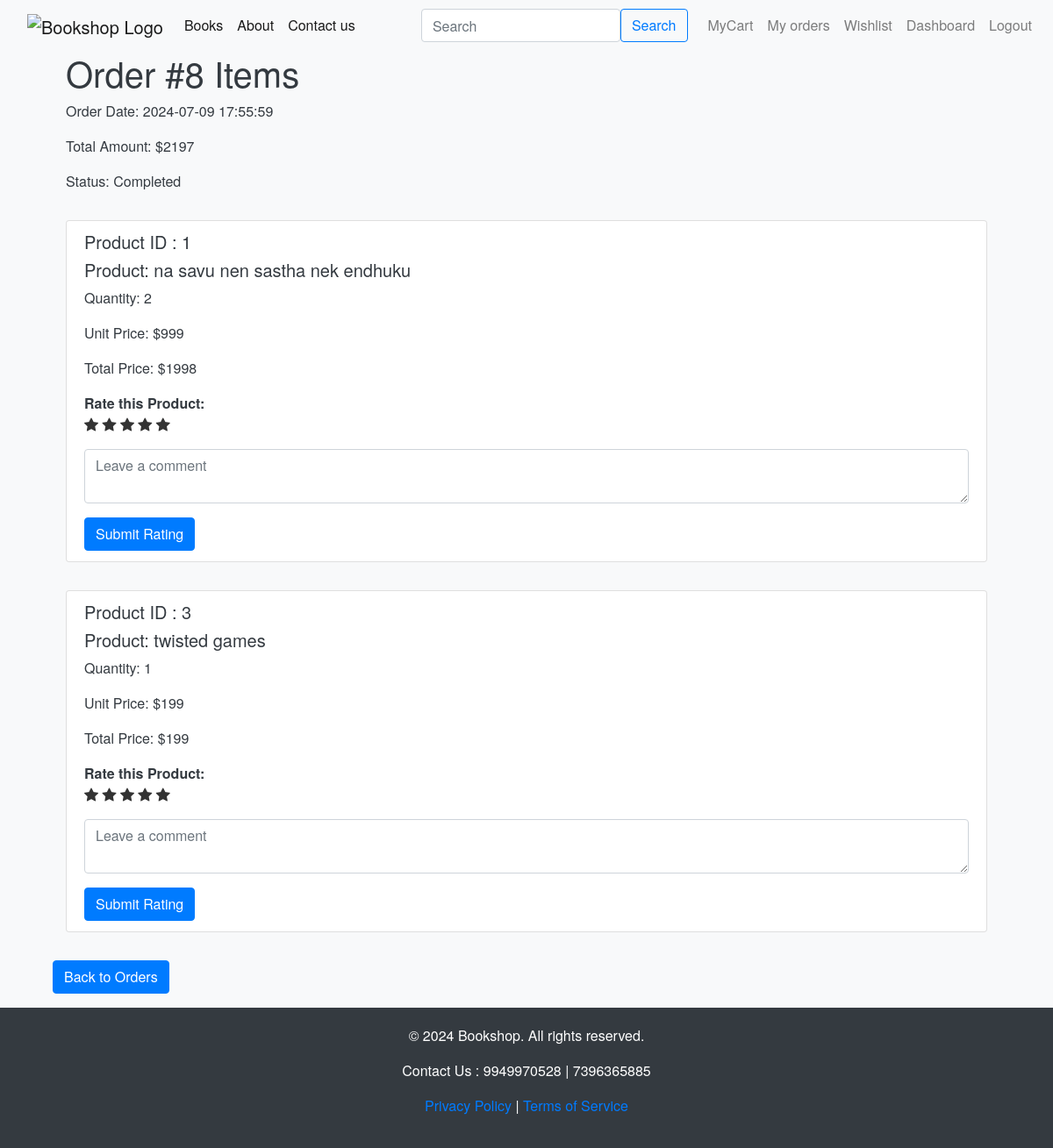
The page /order_items/8 (signed in) on the database its author committed.
### app.py (models this page shows)
class Orders(db.Model):
    __tablename__='orders'
    OrderID= db.Column(db.Integer, primary_key=True)
    UserID= db.Column(db.Integer,db.ForeignKey('users.UserID'), nullable=False)
    OrderDate= db.Column(db.DateTime, nullable=False)
    TotalAmount= db.Column(db.Integer,nullable=False)
    ShippingAddressID= db.Column(db.Integer,db.ForeignKey('addresses.AddressID'),nullable=False)
    BillingAddressID= db.Column(db.Integer,db.ForeignKey('addresses.AddressID'),nullable=False)
    OrderStatus= db.Column(db.String(20),nullable=False)

class OrderItems(db.Model):
    __tablename__='orderitems'
    OrderItemID= db.Column(db.Integer, primary_key=True)
    OrderID= db.Column(db.Integer,db.ForeignKey('orders.OrderID'), nullable=False)
    ProductID= db.Column(db.Integer,db.ForeignKey('products.ProductID'), nullable=False)
    Quantity= db.Column(db.Integer, nullable=False)
    UnitPrice= db.Column(db.Integer, nullable=False)

class Products(db.Model):
    __tablename__ = 'products'
    ProductID = db.Column(db.Integer, primary_key=True)
    ProductName= db.Column(db.String(50), nullable=False)
    Author= db.Column(db.String(30), nullable=False)
    Description= db.Column(db.String(100), nullable=False)
    Price= db.Column(db.Integer, nullable=False)
    StockQuantity= db.Column(db.Integer,nullable=False)
    CategoryID= db.Column(db.Integer,db.ForeignKey('categories.CategoryID'), nullable=False )
    MerchantID = db.Column(db.Integer, db.ForeignKey('users.UserID'), nullable=False)
    ProductImage = db.Column(db.String(100), nullable=False)

### app.py (the view, shortened to what this page needs)
@app.route('/order_items/<int:order_id>', methods=['GET', 'POST'])
def order_items(order_id):
    if 'user_id' not in session:
        flash('Please log in first!', 'danger')
        return redirect(url_for('login'))
    order = Orders.query.get_or_404(order_id)
    order_items = OrderItems.query.filter_by(OrderID=order_id).all()
    product_details = {item.ProductID: Products.query.get(item.ProductID) for item in order_items}
    return render_template('order_items.html', order=order, order_items=order_items, product_details=product_details)

### templates/order_items.html (shortened to what this page needs)
{% extends 'base.html' %}
{% block body %}
<div class="container">
    <div class="container">
        <h1>Order #{{ order.OrderID }} Items</h1>
        <p>Order Date: {{ order.OrderDate.strftime('%Y-%m-%d %H:%M:%S') }}</p>
        <p>Total Amount: ${{ order.TotalAmount }}</p>
        <p>Status: {{ order.OrderStatus }}</p>
    </div>
    {% if order_items %}
    <div class="container">
        <ul class="list-group">
            {% for item in order_items %}
            <div class="my-3">
                <li class="list-group-item">
                    <h5>Product ID : {{item.ProductID}}</h5>
                    <h5>Product: {{ product_details[item.ProductID].ProductName }}</h5>
                    <p>Quantity: {{ item.Quantity }}</p>
                    <p>Unit Price: ${{ item.UnitPrice }}</p>
                    <p>Total Price: ${{ item.Quantity * item.UnitPrice }}</p>
                    <strong>Rate this Product:</strong>
                    <form action="{{ url_for('order_items', order_id=order.OrderID) }}" method="post">
                        <div class="star-rating">
                            {% for i in range(1, 6) %}
                            <label for="star{{ i }}-{{ item.OrderItemID }}"><i class="bi bi-star-fill"></i></label>
                            {% endfor %}
                        </div>
                        <div class="form-group mt-2">
                            <textarea class="form-control" name="comment" placeholder="Leave a comment"></textarea>
                        </div>
                        <button type="submit" class="btn btn-primary">Submit Rating</button>
                    </form>
                </li>
            </div>
            {% endfor %}
        </ul>
    </div>
    {% else %}
    <p>No items found for this order.</p>
    {% endif %}
    <a href="{{ url_for('orders') }}" class="btn btn-primary my-3">Back to Orders</a>
</div>
{% endblock body %}

### templates/base.html (style rules this page uses)
body { background-color: #f8f9fa; color: #343a40; font-family: 'Helvetica Neue', Helvetica, Arial, sans-serif; display: flex; flex-direction: column; min-height: 100vh; margin: 0; }
.btn-primary { background-color: #007bff; border-color: #007bff; }
.container { flex: 1; }

### templates/order_items.html (style rules this page uses)
.star-rating label { font-size: 1em; color: #333; cursor: pointer; }

### rows shown on the page
Orders: OrderID "8", OrderDate "2024-07-09 17:55:59", TotalAmount "2197", OrderStatus "Completed"
OrderItems: ProductID "1", ProductID.ProductName "na savu nen sastha nek endhuku", Quantity "2", UnitPrice "999", item.Quantity*item.UnitPrice "1998"
OrderItems: ProductID "3", ProductID.ProductName "twisted games", Quantity "1", UnitPrice "199", item.Quantity*item.UnitPrice "199"
